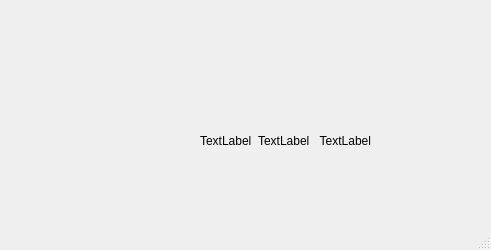
<?xml version="1.0" encoding="UTF-8"?>
<ui version="4.0">
 <class>MainWindow</class>
 <widget class="QMainWindow" name="MainWindow">
  <property name="geometry">
   <rect>
    <x>0</x>
    <y>0</y>
    <width>491</width>
    <height>250</height>
   </rect>
  </property>
  <property name="windowTitle">
   <string>MainWindow</string>
  </property>
  <widget class="QWidget" name="centralwidget">
   <widget class="QWidget" name="horizontalLayoutWidget">
    <property name="geometry">
     <rect>
      <x>200</x>
      <y>110</y>
      <width>171</width>
      <height>61</height>
     </rect>
    </property>
    <layout class="QHBoxLayout" name="horizontalLayout_11" stretch="0,1,2">
     <item>
      <widget class="QLabel" name="label_2">
       <property name="text">
        <string>TextLabel</string>
       </property>
      </widget>
     </item>
     <item>
      <widget class="QLabel" name="label">
       <property name="text">
        <string>TextLabel</string>
       </property>
      </widget>
     </item>
     <item>
      <widget class="QLabel" name="label_3">
       <property name="text">
        <string>TextLabel</string>
       </property>
       <property name="alignment">
        <set>Qt::AlignRight|Qt::AlignTrailing|Qt::AlignVCenter</set>
       </property>
      </widget>
     </item>
    </layout>
   </widget>
  </widget>
  <widget class="QMenuBar" name="menubar">
   <property name="geometry">
    <rect>
     <x>0</x>
     <y>0</y>
     <width>491</width>
     <height>21</height>
    </rect>
   </property>
  </widget>
  <widget class="QStatusBar" name="statusbar"/>
 </widget>
 <resources/>
 <connections/>
</ui>
